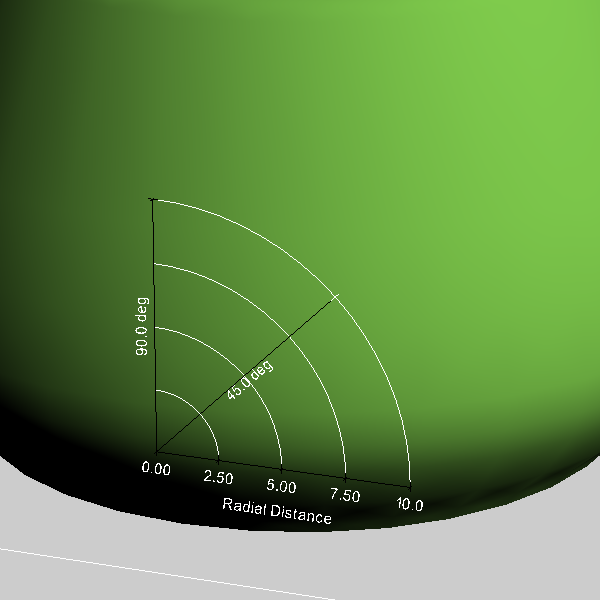

The Python source for this figure:
#!/usr/bin/env python

# Test vtkPolarAxesActor in default configuration with a teapot model.

import os

import vtkmodules.vtkInteractionStyle  # noqa: F401
import vtkmodules.vtkRenderingFreeType  # noqa: F401
import vtkmodules.vtkRenderingOpenGL2  # noqa: F401

from vtkmodules.vtkFiltersCore import vtkPolyDataNormals
from vtkmodules.vtkFiltersModeling import vtkOutlineFilter
from vtkmodules.vtkIOGeometry import vtkBYUReader
from vtkmodules.vtkRenderingAnnotation import vtkPolarAxesActor
from vtkmodules.vtkRenderingCore import (
    vtkActor,
    vtkLight,
    vtkPolyDataMapper,
    vtkRenderWindow,
    vtkRenderWindowInteractor,
    vtkRenderer,
)

data_dir = os.environ.get("VPE_DATA_DIR", os.path.dirname(os.path.abspath(__file__)))

# Source
teapot_reader = vtkBYUReader()
teapot_reader.SetGeometryFileName(os.path.join(data_dir, "teapot.g"))

# Filter
normals_filter = vtkPolyDataNormals()
normals_filter.SetInputConnection(teapot_reader.GetOutputPort())

teapot_mapper = vtkPolyDataMapper()
teapot_mapper.SetInputConnection(normals_filter.GetOutputPort())

teapot_actor = vtkActor()
teapot_actor.SetMapper(teapot_mapper)
teapot_actor.GetProperty().SetDiffuseColor(0.5, 0.8, 0.3)

outline_filter = vtkOutlineFilter()
outline_filter.SetInputConnection(normals_filter.GetOutputPort())

outline_mapper = vtkPolyDataMapper()
outline_mapper.SetInputConnection(outline_filter.GetOutputPort())

outline_actor = vtkActor()
outline_actor.SetMapper(outline_mapper)
outline_actor.GetProperty().SetColor(1.0, 1.0, 1.0)

# Renderer
renderer = vtkRenderer()
renderer.SetBackground(0.8, 0.8, 0.8)

normals_filter.Update()

# Polar axes (default — just set pole position)
polar_axes = vtkPolarAxesActor()
polar_axes.SetPole(0.5, 1.0, 3.0)
polar_axes.SetBounds(normals_filter.GetOutput().GetBounds())

renderer.AddViewProp(teapot_actor)
renderer.AddViewProp(outline_actor)
renderer.AddViewProp(polar_axes)

# Render window
render_window = vtkRenderWindow()
render_window.AddRenderer(renderer)
render_window.SetWindowName("polar axes default")
render_window.SetMultiSamples(0)
render_window.SetSize(600, 600)

# Interactor
interactor = vtkRenderWindowInteractor()
interactor.SetRenderWindow(render_window)

# Scene
light = vtkLight()
light.SetFocalPoint(0.21406, 1.5, 0.0)
light.SetPosition(7.0, 7.0, 4.0)
renderer.AddLight(light)

renderer.GetActiveCamera().SetClippingRange(1.0, 100.0)
renderer.GetActiveCamera().SetFocalPoint(0.0, 0.5, 0.0)
renderer.GetActiveCamera().SetPosition(5.0, 6.0, 14.0)
polar_axes.SetCamera(renderer.GetActiveCamera())

# First render then zoom
render_window.Render()
polar_axes.GetCamera().Zoom(3)

interactor.Initialize()
interactor.Start()
